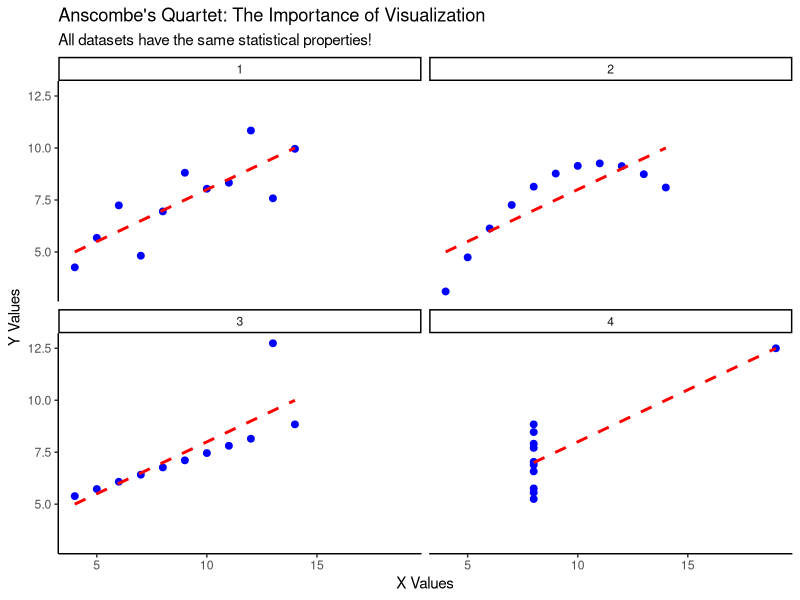

Here is the R script that generated this plot:
# Anscombe's Quartet Tutorial

# Load necessary library
library(tidyverse)

# Load Anscombe's quartet data (built-in dataset in R)
data(anscombe)

# Reshape the data for ggplot2
anscombe_long <- data.frame(
  x = c(anscombe$x1, anscombe$x2, anscombe$x3, anscombe$x4),
  y = c(anscombe$y1, anscombe$y2, anscombe$y3, anscombe$y4),
  set = factor(rep(1:4, each = 11))
)

# Numerical summaries
# Calculate means, standard deviations, and correlations for each dataset
anscombe_long %>% 
  group_by(set) %>%
  summarize(mean_x = mean(x),
            mean_y = mean(y),
            var_x = var(x),
            var_y = var(y))


# Plot Anscombe's quartet
ggplot(anscombe_long, aes(x = x, y = y)) +
  geom_point(color = "blue", size = 2) +
  geom_smooth(method = "lm", se = FALSE, 
              color = "red", linetype = "dashed") +
  facet_wrap(~set) +
  theme_classic() +
  labs(title = "Anscombe's Quartet: The Importance of Visualization",
       subtitle = "All datasets have the same statistical properties!",
       x = "X Values",
       y = "Y Values")


